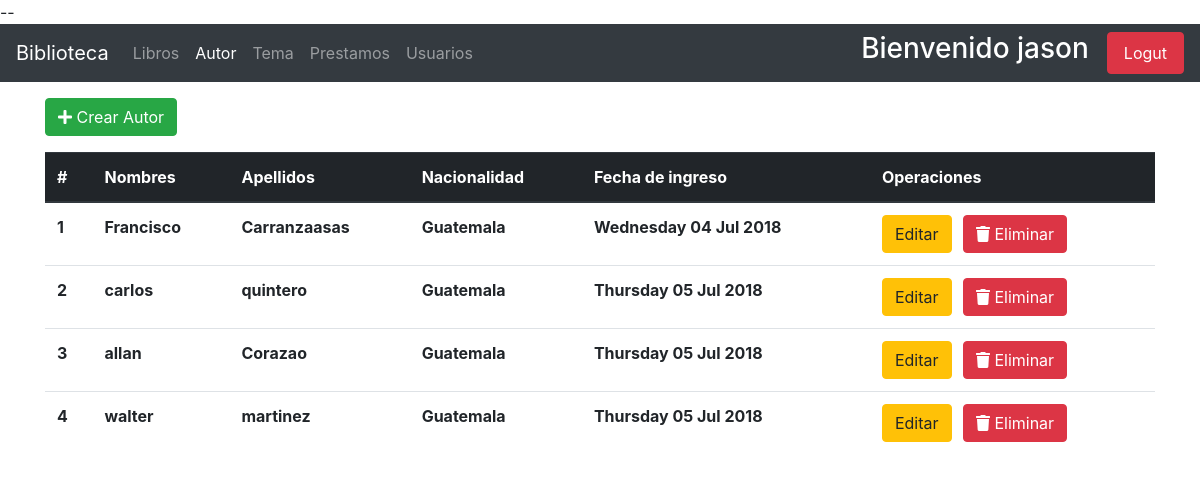
Page /autores/autores/ (signed in) on the earlier database version.
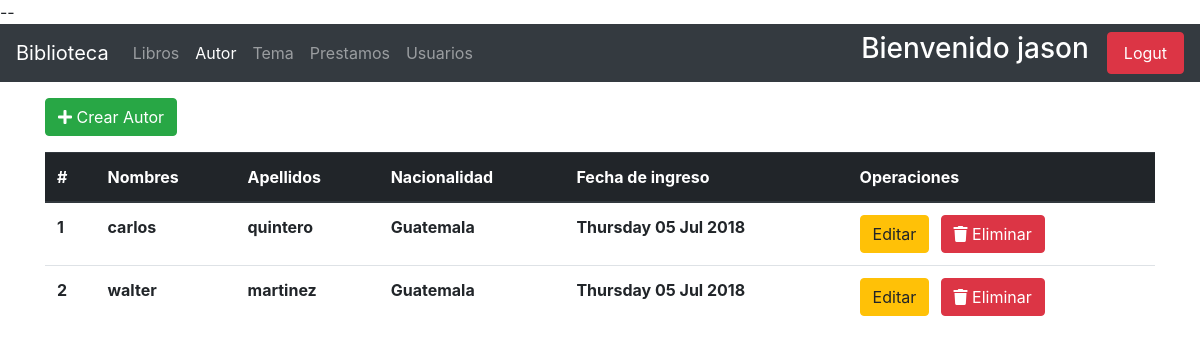
Same page on the later database version.
### apps/autores/models.py (models this page shows, shortened)
class Author(models.Model):
    nombre = models.CharField(_('nombre'), max_length=150)
    apellido = models.CharField(_('apellido'), max_length=150)
    nacionalidad = models.ForeignKey(Pais, on_delete=models.CASCADE)
    genero = models.BooleanField(_('genero'), default=True, choices=[
        (True, 'masculino'),
        (False, 'femenino')
    ])
    nacimiento = models.DateField(_('fecha de nacimiento'))
    fallecimiento = models.DateField(_('fecha de fallecimiento'),null=True, blank=True)
    fecha_registro = models.DateField(_('fecha de registro'), default=now())

### models/paises/models.py (models this page shows)
class Pais(models.Model):
    name = models.CharField(max_length=100)
    class Meta:
        verbose_name_plural = 'paises'
    def __str__(self):
        return self.name

### apps/autores/views.py (the view)
# urls.py: path('autores/', views.AuthorAdminView.as_view() ,name='autores-admin'),
class AuthorAdminView(AdminMixin, ListView):
    model = Author
    context_object_name = 'Autor'
    template_name_suffix = '_list_admin'

### usuarios/mixins.py (called while the page is built)
def _user_mixin(group_name):
    class Mixin(LoginRequiredMixin, UserPassesTestMixin):
        login_url = reverse_lazy('usuarios:index')
        def test_func(self):
            user = self.request.user
            if user.is_superuser:
                return True
            group = Group.objects.get(name=group_name)
            return group in user.groups.all()
    return Mixin

### apps/autores/templates/autores/author_list_admin.html (shortened to what this page needs)
{% extends "base.html" %}
{% block navbar_items %}
    <li class="nav-item ">
        <a class="nav-link" href="{% url 'book:admin_index' %}"> Libros <span class="sr-only">(current)</span></a>
    </li>
    <li class="nav-item active">
        <a class="nav-link" href="{% url 'autor:autores-admin' %}"> Autor </a>
    </li>
    <li class="nav-item ">
        <a class="nav-link" href="{% url 'temas:temas-admin' %}"> Tema </a>
    </li>
    <li class="nav-item">
        <a class="nav-link" href="#"> Prestamos </a>
    </li>
    <li class="nav-item ">
        <a class="nav-link" href="{% url 'usuarios:list-users' %}"> Usuarios </a>
    </li>
{% endblock %}
{% block content %}
    <div class="container">
        <a href="{% url 'autor:crear-autor' %}" class="btn btn-success mt-3"> <i class="fas fa-plus"></i> Crear Autor </a>
    </div>
    <div class="container">
        <table class="table table-hover mt-3">
            <thead class="thead-dark">
                <tr>
                    <th scope="col">#</th>
                    <th scope="col"> Nombres </th>
                    <th scope="col"> Apellidos </th>
                    <th scope="col">  Nacionalidad </th>
                    <th scope="col"> Fecha de ingreso  </th>
                    <th scope="col"> Operaciones </th>
                </tr>
            </thead>
            <tbody>
                {% for autor in Autor %}
                    <tr>
                        <th scope="row"> {{ forloop.counter }} </th>
                        <th> {{ autor.nombre }} </th>
                        <th> {{ autor.apellido }} </th>
                        <th> {{ autor.nacionalidad }} </th>
                        <th> {{ autor.fecha_registro|date:"l d M Y" }} </th>
                        <th> <a href="{% url 'autor:editar-autor' autor.id %}" class="btn btn-warning"> Editar </a> &nbsp; <a href="{% url 'autor:eliminar-autor' autor.id %}" class="btn btn-danger"><i class="fas fa-trash"></i> Eliminar</a></th>
                    </tr>
                    {% empty %}
                    <div class="container mt-2">
                        <li> No existen autores registrados </li>
                    </div>
                {% endfor %}
            </tbody>
        </table>
    </div>
{% endblock %}

Differences in the rows shown:
removed Author: nombre "Francisco", apellido "Carranzaasas", nacionalidad "Guatemala", fecha_registro "Wednesday 04 Jul 2018"
removed Author: nombre "allan", apellido "Corazao", nacionalidad "Guatemala", fecha_registro "Thursday 05 Jul 2018"
